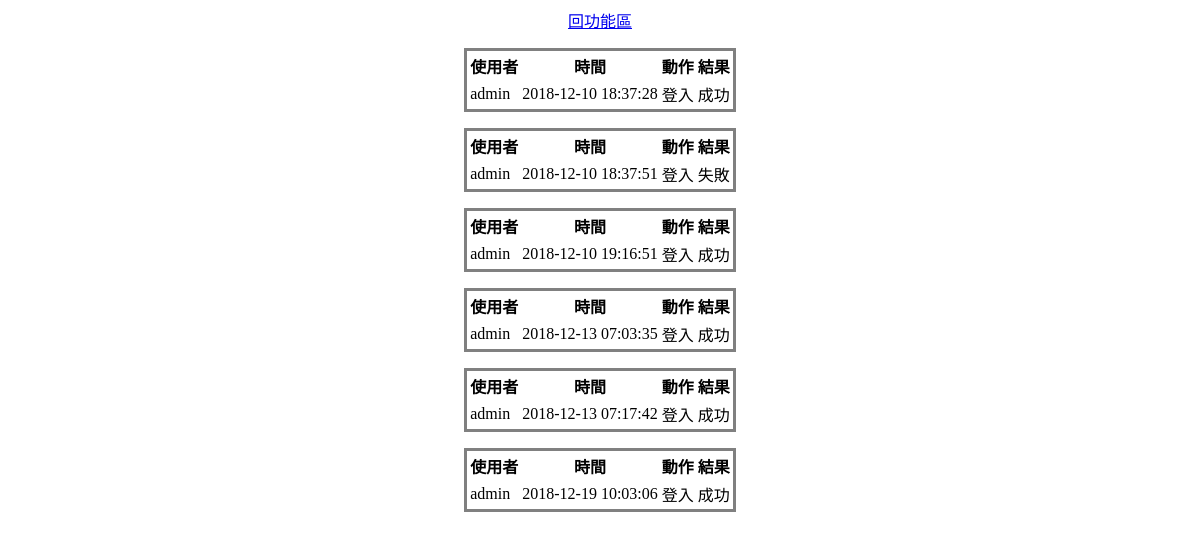
The page /user/ActionList.php on the database as committed earlier.
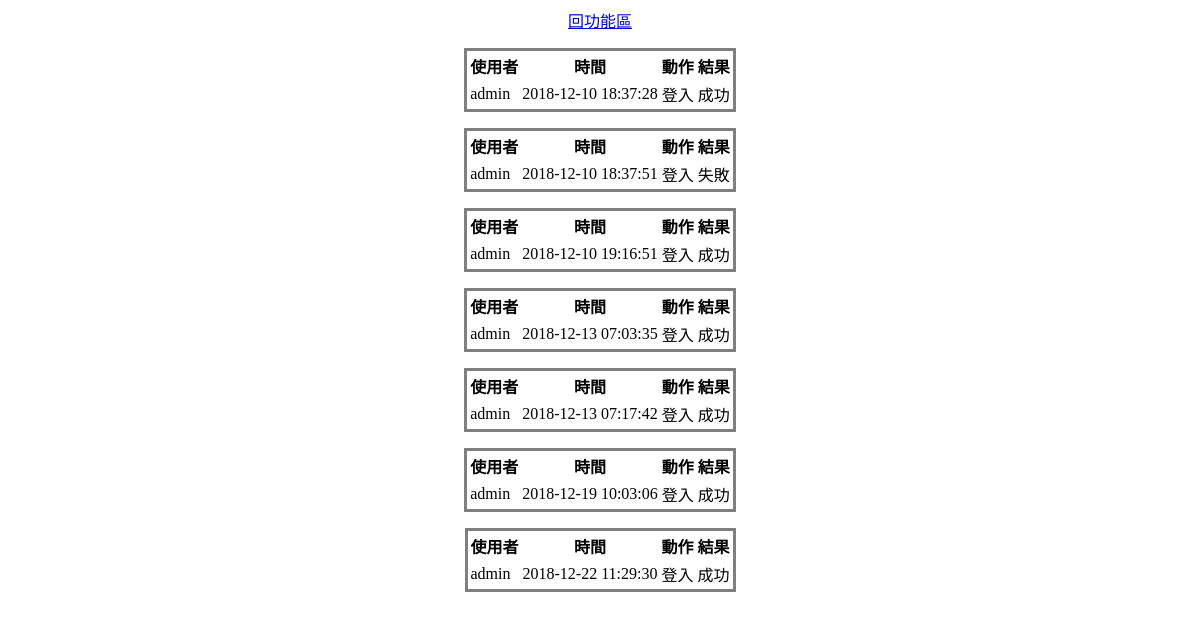
The same page on the database as committed later.
### tables this page shows
CREATE TABLE `records` (
  `id` int(11) NOT NULL,
  `user` varchar(255) NOT NULL,
  `time` varchar(255) NOT NULL,
  `result` varchar(255) NOT NULL,
  `action` varchar(255) NOT NULL
);

### user/ActionList.php (the view, shortened to what this page needs)
<!DOCTYPE html>
<html lang="en">
<head>
</head>
<div align="center">
    <a href="member.php">回功能區</a>
</div>
<p>
<?php
    include_once('link.php');
    $sql = $db->prepare('select * from records');
    $sql->execute();
    while($row =  $sql->fetch(PDO::FETCH_ASSOC)){
?>
<body>
    <div align="center">
        <table>
            <tr>
                <th>使用者</th>
                <th>時間</th>
                <th>動作</th>
                <th>結果</th>
            </tr>
            <tr>
                <td><?php echo $row['user']; ?></td>
                <td><?php echo $row['time']; ?></td>
                <td><?php echo $row['action']; ?></td>
                <td><?php echo $row['result']; ?></td>
            </tr>
        </table>
    </div>
</body>
<?php
    }
?>
</html>

### user/ActionList.php (style rules this page uses)
table { border-style: solid; width:auto; height:auto; }

Rows that differ between the two databases and show on the page:
added records: user "admin", time "2018-12-22 11:29:30", action "登入", result "成功"
